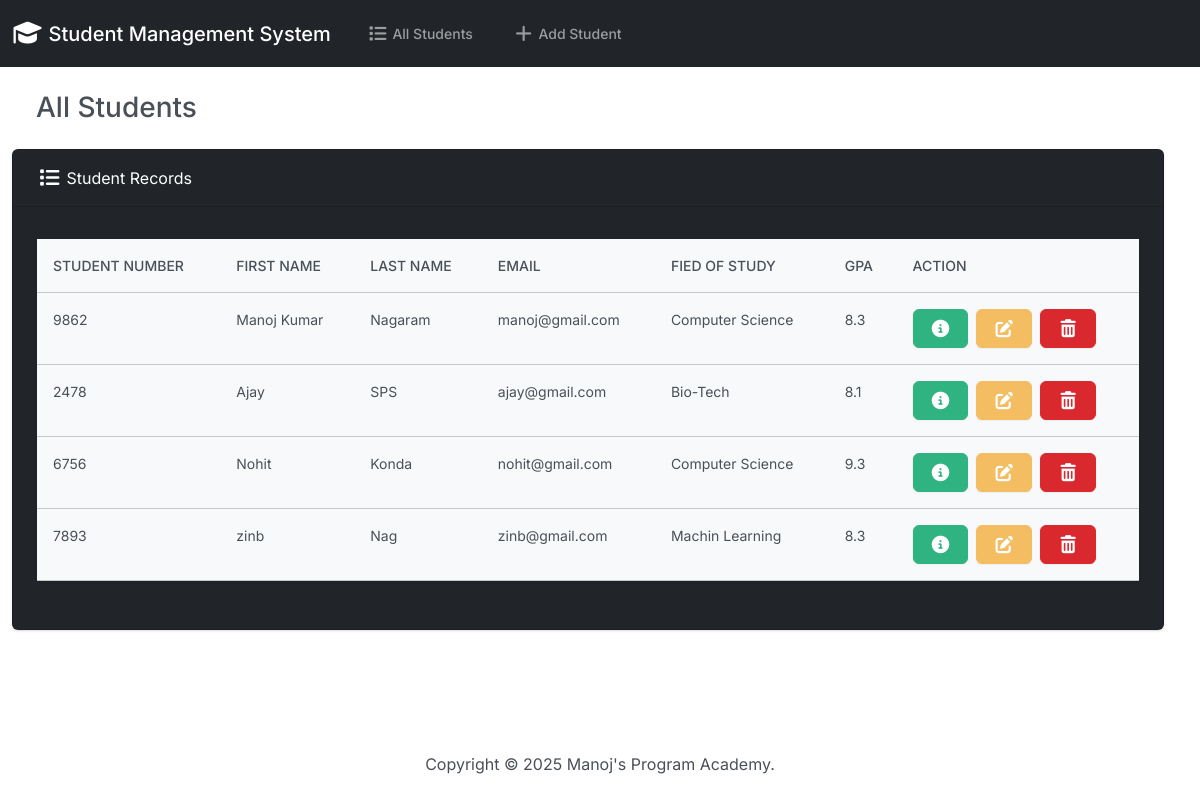
The page / on the database its author committed.
### students/models.py (models this page shows, shortened)
class Student(models.Model):
    student_number = models.PositiveIntegerField()
    first_name = models.CharField(max_length=50)
    last_name = models.CharField(max_length=50)
    email = models.EmailField(max_length=100)
    field_of_study = models.CharField(max_length=50)
    gpa = models.FloatField()

### students/views.py (the view)
# urls.py: path('',views.index, name='index'),
def index(request):
    return render(request, 'students/index.html', {
        'students': Student.objects.all()
    })

### students/templates/students/index.html (shortened to what this page needs)
{% extends "students/base.html" %}
{% block body %}
<h3 class="m-4">All Students</h3>
<div class="row">
    <div class="col-12">
        {% if students %}
        <div class="card text-white bg-dark ms-4, me-4 mb-4">
            <div class="card-header">
                    <i class="fa-solid fa-list fa-lg"></i> Student Records
            </div>
            <div class="card-body">
                <p class="card-text">
                    <div class="table-responsive">
                        <table class="table table-light">
                        <thead>
                            <tr>
                            <th scope="col">STUDENT NUMBER</th>
                            <th scope="col">FIRST NAME</th>
                            <th scope="col">LAST NAME</th>
                            <th scope="col">EMAIL</th>
                            <th scope="col">FIED OF STUDY</th>
                            <th scope="col">GPA</th>
                            <th scope="col">ACTION</th>
                            </tr>
                        </thead>
                        <tbody>
                            {% for student in students %}
                            <tr>
                                <td>{{ student.student_number }}</td>
                                <td>{{ student.first_name }}</td>
                                <td>{{ student.last_name }}</td>
                                <td>{{ student.email }}</td>
                                <td>{{ student.field_of_study }}</td>
                                <td>{{ student.gpa }}</td>
                                <td>
                                    <button type="button" class="btn btn-success me-1" href="{% url 'view_student' student.id %}" data-bs-toggle="modal" data-bs-target="#myModal{{student.id}}">
                                    </button>
                                    <a class="btn btn-warning me-1" href="{% url 'edit' student.id %}">
                                    </a>
                                    <button type="button" class="btn btn-danger" data-bs-toggle="modal" data-bs-target="#delete{{student.id}}">
                                    </button>
                                </td>
                            </tr>
                            {% endfor %}
                        </tbody>
                        </table>
                    </div>
                </p>
            </div>
        </div>
        {% else %}
        <hs class="alert alert-primary ms-4 me-4">
            No Students Records Found.</hs>
        {% endif %}
    </div>
</div>
</div>
{% endblock %}

### students/templates/students/base.html (shortened to what this page needs)
{% load static %}
<!DOCTYPE html>
<html lang="en">
    <head>
        <link rel="stylesheet" href="https://cdnjs.cloudflare.com/ajax/libs/font-awesome/7.0.1/css/all.min.css">
        <link href="{% static 'css/bootstrap.min.css' %}" rel="stylesheet">
        <body class="d-flex flex-column min-vh-100">
            <nav class="navbar navbar-expand-lg bg-dark" data-bs-theme="dark">
                <div class="container-fluid">
                    <a class="navbar-brand" href="{% url 'index' %}">
                        <i class="fa-solid fa-graduation-cap fa-lg"></i> Student Management System</a>
                    <div class="navbar-collapse collapse show" id="navbarColor02">
                        <ul class="navbar-nav me-auto">
                            <li class="nav-item">
                                <a class="nav-link" href="{% url 'index' %}">
                                     All Students</a>
                            </li>
                            <li class="nav-item">
                                <a class="nav-link" href="{% url 'add' %}">
                                     Add Student</a>
                            </li>
                        </ul>
                    </div>
                </div>
            </nav>
            <div class="container-fluid">
                {% block body %}
                {% endblock %}
            <footer class="mt-auto mb-4">
                <div class="text-center">
                    <span>
                        Copyright &copy; <script>document.write(new Date().getFullYear())</script> Manoj's Program Academy.
                    </span>
                </div>
            </footer>
        </body>
    </head>
</html>

### rows shown on the page
Student: student_number "9862", first_name "Manoj Kumar", last_name "Nagaram", email "manoj@gmail.com", field_of_study "Computer Science", gpa "8.3"
Student: student_number "2478", first_name "Ajay", last_name "SPS", email "ajay@gmail.com", field_of_study "Bio-Tech", gpa "8.1"
Student: student_number "6756", first_name "Nohit", last_name "Konda", email "nohit@gmail.com", field_of_study "Computer Science", gpa "9.3"
Student: student_number "7893", first_name "zinb", last_name "Nag", email "zinb@gmail.com", field_of_study "Machin Learning", gpa "8.3"
